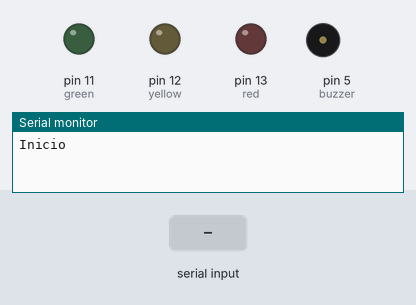
Simulated run of this sketch. Board: Arduino Uno, built with avr-gcc and run on an emulated ATmega328P. Parts: output pins drawn as LEDs (lit = HIGH), buzzer (waves = sounding), the last lines printed to the serial monitor. The test bench sets the inputs (shaded band).

Above: at 1.2 s.
1.3 s: "90,45\n" received over Serial
At 2.05 s:
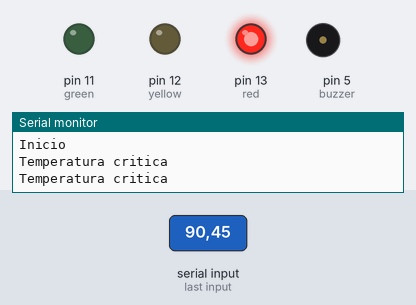
At 4.0 s:
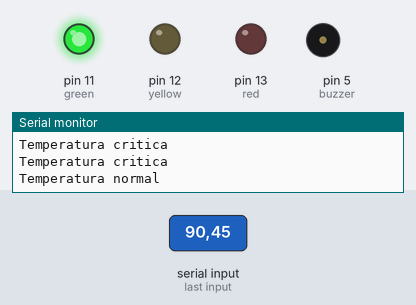
4.3 s: "30,150\n" received over Serial
At 4.7 s:
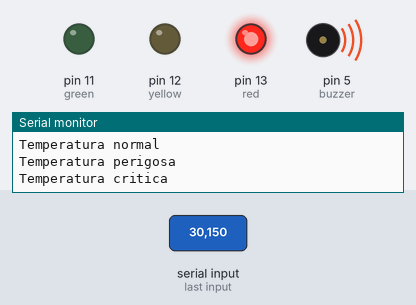
Timing chart, 0 to 7.3 s (numbered marks = the images above; inputs shaded):
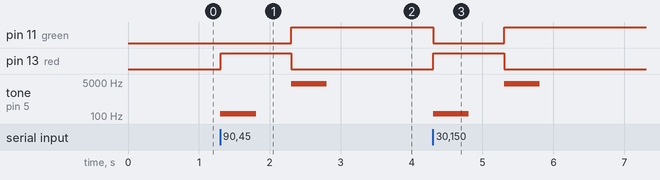

Measured:
- after the input at 1.3 s, pin 11 (green): LOW → HIGH after 1.0 s; pin 13 (red): LOW → HIGH at once, → LOW 1.0 s later; tone on pin 5 (buzzer): silent → 131 Hz at once, → silent 0.50 s later, → 4186 Hz 0.50 s later, → silent 0.50 s later
- after the input at 4.3 s, pin 11 (green): HIGH → LOW at once, → HIGH 1.0 s later; pin 13 (red): LOW → HIGH at once, → LOW 1.0 s later; tone on pin 5 (buzzer): silent → 131 Hz at once, → silent 0.50 s later, → 4186 Hz 0.50 s later, → silent 0.50 s later

The sketch:

temperaturas.ino
```cpp
const int red = 13;
const int yellow = 12;
const int green = 11;
const int buzzer = 5;

void setup()
{
  pinMode(red, OUTPUT);
  pinMode(yellow, OUTPUT);
  pinMode(green, OUTPUT);
  Serial.begin(9500);

  // Fazer nada enquanto a porta Serial não está pronta
  while(!Serial) {
  }
  Serial.println("Inicio");
  // Serial.write("Inicio\n");
}

void processarTemperatura(int temperatura) {
  if(temperatura < 30) {
    ligarSomente(green);
    tocarSom(4186);
    Serial.println("Temperatura normal");
  } else if (temperatura < 40) {
    ligarSomente(yellow);
    tocarSom(523);
    Serial.println("Temperatura perigosa");
  } else {
    ligarSomente(red);
    tocarSom(131);
    Serial.println("Temperatura critica");
  }
}

void ligarSomente(int pino) {
  /** Desligar todas os leds
  *
  * A instrução a seguir declara uma variavel to tipo `int`, com nome "i"
  * e roda o bloco correspondente até `i <= 13` ser falso,
  * no final de cada loop o comando `i++` é rodado, aumentando a variável i em 1 unidade
  */
  // `i++` é equivalente a `i = i + 1`;
  for(int i = 11; i <= 13; i++) {
    digitalWrite(i, LOW);
  }
  // Ligar luz correta
  digitalWrite(pino, HIGH);
}

// Veja https://www.arduino.cc/en/Tutorial/ToneMelody para uma lista de valores para notas musicais
void tocarSom(int tom) {
  const int duracao = 500;
  tone(buzzer, tom, duracao);
}

void loop()
{
  // verificar se há algo a ler
  if(Serial.available() > 0) {
  	// ler "temperatura"
    int temp = Serial.parseInt();
  	processarTemperatura(temp);
  }
}
```
